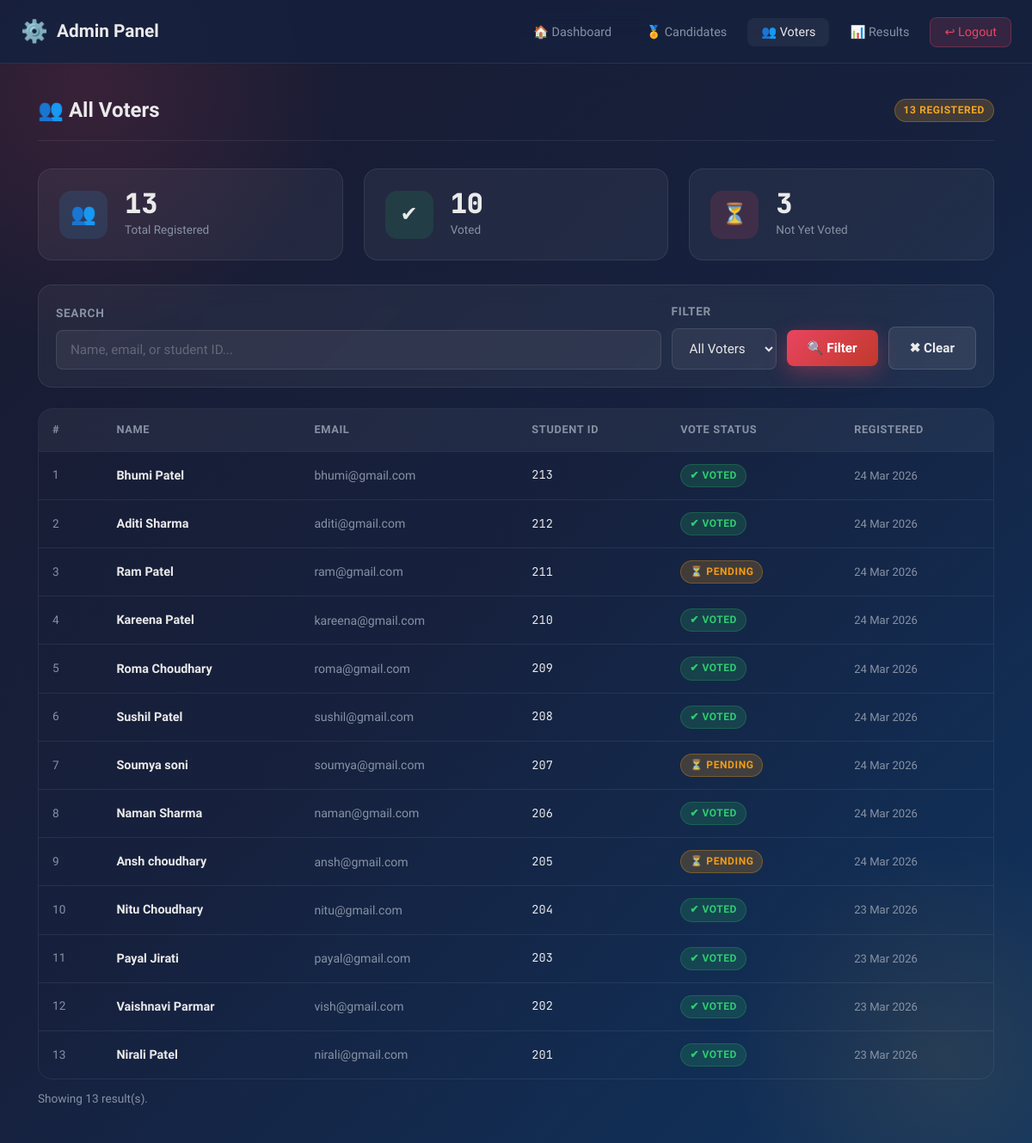
The page /voters.php (signed in) on the database its author committed.
### tables this page shows
CREATE TABLE IF NOT EXISTS `users` (
  `id` int NOT NULL AUTO_INCREMENT,
  `full_name` varchar(100) NOT NULL,
  `email` varchar(150) NOT NULL,
  `student_id` varchar(30) NOT NULL,
  `password` varchar(255) NOT NULL,
  `has_voted` tinyint(1) DEFAULT '0',
  `is_active` tinyint(1) DEFAULT '1',
  `created_at` timestamp NULL DEFAULT CURRENT_TIMESTAMP,
  PRIMARY KEY (`id`),
  UNIQUE KEY `email` (`email`),
  UNIQUE KEY `student_id` (`student_id`)
);

### auth.php (called while the page is built, shortened)
<?php
function clean($str) {
    return htmlspecialchars(strip_tags(trim($str)), ENT_QUOTES, 'UTF-8');
}
?>

### voters.php (the view, shortened to what this page needs)
<?php
require_once '../includes/auth.php';
$search = trim($_GET['search'] ?? '');
$filter = $_GET['filter'] ?? 'all';
$query = "SELECT id, full_name, email, student_id, has_voted, created_at FROM users WHERE 1=1";
$query .= " ORDER BY created_at DESC";
$stmt = $conn->prepare($query);
$stmt->execute();
$voters = $stmt->get_result()->fetch_all(MYSQLI_ASSOC);
$total_voters = $conn->query("SELECT COUNT(*) as c FROM users")->fetch_assoc()['c'];
$voted_count  = $conn->query("SELECT COUNT(*) as c FROM users WHERE has_voted=1")->fetch_assoc()['c'];
?>
<!DOCTYPE html>
<html lang="en">
<head>
<link rel="stylesheet" href="../assets/css/style.css">
</head>
<body>
<div class="bg-animated"></div>
<nav class="navbar">
    <div class="container">
        <div class="navbar-brand"><span class="icon">⚙️</span> Admin Panel</div>
        <ul class="navbar-nav">
            <li><a href="dashboard.php" class="nav-link">🏠 Dashboard</a></li>
            <li><a href="candidates.php" class="nav-link">🏅 Candidates</a></li>
            <li><a href="voters.php" class="nav-link active">👥 Voters</a></li>
            <li><a href="results.php" class="nav-link">📊 Results</a></li>
            <li><a href="logout.php" class="nav-link btn-logout">↩ Logout</a></li>
        </ul>
    </div>
</nav>
<div class="page-wrapper">
<div class="container">
    <div class="section-header">
        <h2 class="section-title">👥 All Voters</h2>
        <span class="badge badge-gold"><?= $total_voters ?> registered</span>
    </div>
    <div class="grid grid-3" style="margin-bottom:28px;">
        <div class="stat-card">
            <div class="stat-icon blue">👥</div>
            <div class="stat-info"><div class="value"><?= $total_voters ?></div><div class="label">Total Registered</div></div>
        </div>
        <div class="stat-card">
            <div class="stat-icon green">✔</div>
            <div class="stat-info"><div class="value"><?= $voted_count ?></div><div class="label">Voted</div></div>
        </div>
        <div class="stat-card">
            <div class="stat-icon red">⏳</div>
            <div class="stat-info"><div class="value"><?= $total_voters - $voted_count ?></div><div class="label">Not Yet Voted</div></div>
        </div>
    </div>
    <div class="card" style="margin-bottom:24px; padding:20px;">
        <form method="GET" class="flex gap-12" style="flex-wrap:wrap; align-items:flex-end;">
            <div style="flex:1; min-width:200px;">
                <label class="form-label">Search</label>
                <input type="text" name="search" class="form-control" placeholder="Name, email, or student ID..." value="<?= clean($search) ?>">
            </div>
            <div>
                <label class="form-label">Filter</label>
                <select name="filter" class="form-control">
                    <option value="all"       <?= $filter==='all'       ?'selected':'' ?>>All Voters</option>
                </select>
            </div>
            <div>
                <button type="submit" class="btn btn-primary">🔍 Filter</button>
                <a href="voters.php" class="btn btn-secondary" style="margin-left:8px;">✖ Clear</a>
            </div>
        </form>
    </div>
    <div class="table-wrapper">
        <table>
            <thead>
                <tr>
                    <th>#</th>
                    <th>Name</th>
                    <th>Email</th>
                    <th>Student ID</th>
                    <th>Vote Status</th>
                    <th>Registered</th>
                </tr>
            </thead>
            <tbody>
                <?php if (empty($voters)): ?>
                <tr><td colspan="6" style="text-align:center;padding:40px;color:var(--text-muted);">No voters found.</td></tr>
                <?php else: ?>
                <?php foreach ($voters as $i => $v): ?>
                <tr>
                    <td style="color:var(--text-muted); font-size:0.85rem;"><?= $i+1 ?></td>
                    <td>
                        <div style="font-weight:600;"><?= clean($v['full_name']) ?></div>
                    </td>
                    <td style="font-size:0.88rem; color:var(--text-muted);"><?= clean($v['email']) ?></td>
                    <td class="font-mono" style="font-size:0.85rem;"><?= clean($v['student_id']) ?></td>
                    <td>
                        <?php if ($v['has_voted']): ?>
                            <span class="badge badge-success">✔ Voted</span>
                        <?php else: ?>
                            <span class="badge badge-warning">⏳ Pending</span>
                        <?php endif; ?>
                    </td>
                    <td style="font-size:0.82rem; color:var(--text-muted);">
                        <?= date('d M Y', strtotime($v['created_at'])) ?>
                    </td>
                </tr>
                <?php endforeach; ?>
                <?php endif; ?>
            </tbody>
        </table>
    </div>
    <p style="margin-top:12px; font-size:0.85rem; color:var(--text-muted);">
        Showing <?= count($voters) ?> result(s).
    </p>
</div>
</div>
</body>
</html>

### rows shown on the page
users: full_name "Bhumi Patel", email "bhumi@gmail.com", student "213", has_voted "✔ VOTED", created_at "24 Mar 2026"
users: full_name "Aditi Sharma", email "aditi@gmail.com", student "212", has_voted "✔ VOTED", created_at "24 Mar 2026"
users: full_name "Ram Patel", email "ram@gmail.com", student "211", has_voted "⏳ PENDING", created_at "24 Mar 2026"
users: full_name "Kareena Patel", email "kareena@gmail.com", student "210", has_voted "✔ VOTED", created_at "24 Mar 2026"
users: full_name "Roma Choudhary", email "roma@gmail.com", student "209", has_voted "✔ VOTED", created_at "24 Mar 2026"
users: full_name "Sushil Patel", email "sushil@gmail.com", student "208", has_voted "✔ VOTED", created_at "24 Mar 2026"
users: full_name "Soumya soni", email "soumya@gmail.com", student "207", has_voted "⏳ PENDING", created_at "24 Mar 2026"
users: full_name "Naman Sharma", email "naman@gmail.com", student "206", has_voted "✔ VOTED", created_at "24 Mar 2026"
users: full_name "Ansh choudhary", email "ansh@gmail.com", student "205", has_voted "⏳ PENDING", created_at "24 Mar 2026"
users: full_name "Nitu Choudhary", email "nitu@gmail.com", student "204", has_voted "✔ VOTED", created_at "23 Mar 2026"
users: full_name "Payal Jirati", email "payal@gmail.com", student "203", has_voted "✔ VOTED", created_at "23 Mar 2026"
users: full_name "Vaishnavi Parmar", email "vish@gmail.com", student "202", has_voted "✔ VOTED", created_at "23 Mar 2026"
users: full_name "Nirali Patel", email "nirali@gmail.com", student "201", has_voted "✔ VOTED", created_at "23 Mar 2026"

### other values the page prints
$total_voters "13"
$voted_count "10"
$total_voters - $voted_count "3"
count($voters) "13"
